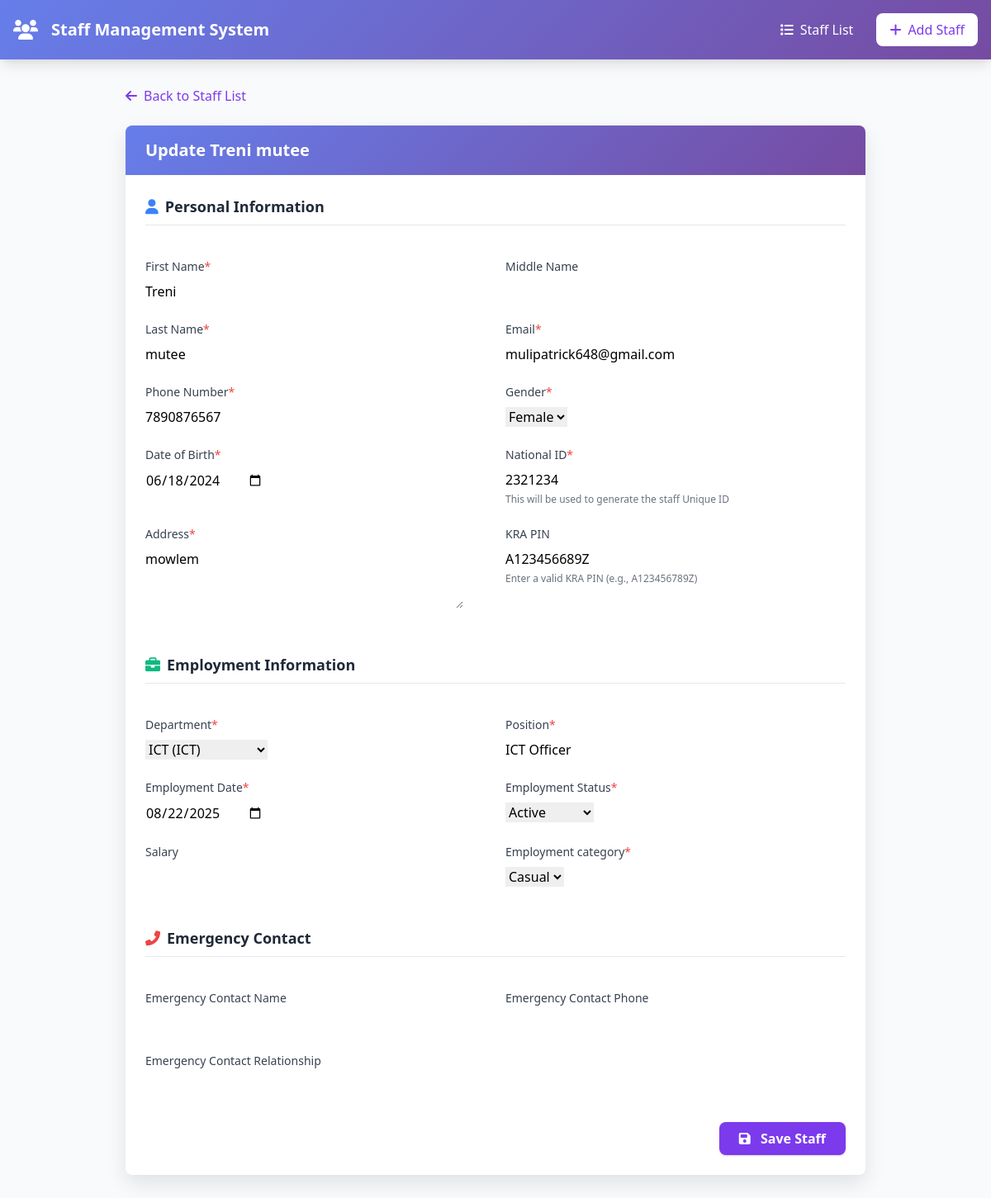
The app's page /MLKH23212342025/update/ (signed in) with its own data.
### core/models.py (models this page shows, shortened)
class Staff(models.Model):
    GENDER_CHOICES = [
        ('M', 'Male'),
        ('F', 'Female'),
        ('O', 'Other'),
    ]
    EMPLOYMENT_STATUS_CHOICES = [
        ('ACTIVE', 'Active'),
        ('INACTIVE', 'Inactive'),
        ('TERMINATED', 'Terminated'),
        ('RETIRED', 'Retired'),
    ]
    EMPLOYMENT_CATEGORY_CHOICES = [
        ('LOCUM', 'Locum'),
        ('CASUAL', 'Casual'),
    ]
    user = models.OneToOneField(User, on_delete=models.CASCADE, null=True, blank=True, verbose_name=_("User Account"))
    first_name = models.CharField(max_length=50, verbose_name=_("First Name"))
    middle_name = models.CharField(max_length=50, blank=True, null=True, verbose_name=_("Middle Name"))
    last_name = models.CharField(max_length=50, verbose_name=_("Last Name"))
    email = models.EmailField(unique=True, verbose_name=_("Email"))
    phone = models.CharField(max_length=15, verbose_name=_("Phone Number"))
    gender = models.CharField(max_length=1, choices=GENDER_CHOICES, verbose_name=_("Gender"))
    date_of_birth = models.DateField(verbose_name=_("Date of Birth"))
    national_id = models.CharField(max_length=20, unique=True, verbose_name=_("National ID"))
    address = models.TextField(verbose_name=_("Address"))
    department = models.ForeignKey(Department, on_delete=models.CASCADE, related_name='staff_members', verbose_name=_("Department"))
    position = models.CharField(max_length=100, verbose_name=_("Position"))
    employment_date = models.DateField(verbose_name=_("Employment Date"))
    employment_status = models.CharField(
        max_length=20,
        choices=EMPLOYMENT_STATUS_CHOICES,
        default='ACTIVE',
        verbose_name=_("Employment Status")
    )
    employment_category = models.CharField(max_length=20, choices=EMPLOYMENT_CATEGORY_CHOICES)
    salary = models.DecimalField(max_digits=10, decimal_places=2, blank=True, null=True, verbose_name=_("Salary"))
    emergency_contact_name = models.CharField(max_length=100, blank=True, null=True, verbose_name=_("Emergency Contact Name"))
    emergency_contact_phone = models.CharField(max_length=15, blank=True, null=True, verbose_name=_("Emergency Contact Phone"))
    emergency_contact_relationship = models.CharField(max_length=50, blank=True, null=True, verbose_name=_("Emergency Contact Relationship"))
    kra_pin = models.CharField(
        max_length=11,
        unique=True,
        blank=True,
        null=True,
        validators=[RegexValidator(r'^[A-Za-z][0-9]{9}[A-Za-z]$', 'KRA PIN must be 11 characters: 1 letter, 9 digits, 1 letter')],
        verbose_name=_("KRA PIN")
    )
    unique_id = models.CharField(max_length=30, unique=True, editable=False, verbose_name=_("Unique ID"))
    is_admin = models.BooleanField(default=False, verbose_name=_("Is Admin"))
    created_at = models.DateTimeField(auto_now_add=True)
    updated_at = models.DateTimeField(auto_now=True)
    @property
    def full_name(self):
        if self.middle_name:
            return f"{self.first_name} {self.middle_name} {self.last_name}"
        return f"{self.first_name} {self.last_name}"
    class Meta:
        ordering = ['unique_id']
        verbose_name_plural = "Staff"

### core/views.py (the view)
# urls.py: path('<str:unique_id>/update/', views.staff_update, name='staff_update'),
@login_required
@user_passes_test(is_admin)
def staff_update(request, unique_id):
    staff = get_object_or_404(Staff, unique_id=unique_id)
    if request.method == 'POST':
        form = StaffForm(request.POST, instance=staff)
        if form.is_valid():
            form.save()
            messages.success(request, f'Staff member {staff.full_name} updated successfully')
            return redirect('core:staff_detail', unique_id=staff.unique_id)
    else:
        form = StaffForm(instance=staff)
    return render(request, 'staff_form.html', {
        'form': form,
        'staff': staff,
        'title': f'Update {staff.full_name}'
    })

### core/forms.py (shortened to what this page needs)
class StaffForm(forms.ModelForm):
    class Meta:
        model = Staff
        exclude = ['unique_id', 'created_at', 'updated_at']
        widgets = {
            'date_of_birth': forms.DateInput(attrs={'type': 'date'}),
            'employment_date': forms.DateInput(attrs={'type': 'date'}),
            'address': forms.Textarea(attrs={'rows': 3}),
            'gender': forms.Select(),
            'employment_status': forms.Select(),
            'kra_pin': forms.TextInput(attrs={'placeholder': ''}),
        }
    def __init__(self, *args, **kwargs):
        super().__init__(*args, **kwargs)
        self.fields['department'].queryset = Department.objects.all()
        self.fields['employment_date'].initial = timezone.now().date()
        required_fields = [
            'first_name', 'last_name', 'email', 'phone', 'gender',
            'date_of_birth', 'national_id', 'department', 'position',
            'employment_date', 'employment_category'
        ]
        for field in required_fields:
            self.fields[field].required = True

### core/models.py (called while the page is built)
    def __str__(self):
        return f"{self.name} ({self.code})"

### core/views.py (called while the page is built)
def is_admin(user):
    return user.groups.filter(name='Admin').exists()

### templates/staff_form.html (shortened to what this page needs)
{% extends 'base.html' %}
{% block content %}
<div class="container mx-auto px-4 py-8">
    <div class="max-w-4xl mx-auto">
        <div class="flex justify-between items-center mb-6">
            <div class="flex items-center space-x-4">
                <a href="{% url 'core:staff_list' %}" class="text-purple-600 hover:text-purple-800">
                    <i class="fas fa-arrow-left mr-2"></i>Back to Staff List
                </a>
            </div>
        </div>
        <div class="bg-white rounded-lg card-shadow overflow-hidden">
            <div class="gradient-bg text-white px-6 py-4">
                <h3 class="text-xl font-bold">{{ title }}</h3>
            </div>
        <form method="post" class="p-6">
            <div class="grid grid-cols-1 md:grid-cols-2 gap-6">
                <div class="md:col-span-2">
                    <h4 class="text-lg font-semibold text-gray-800 mb-4 flex items-center border-b pb-2">
                        <i class="fas fa-user mr-2 text-blue-500"></i>Personal Information
                    </h4>
                </div>
                <div>
                    <label class="block text-sm font-medium text-gray-700 mb-2">
                        {{ form.first_name.label }}{% if form.first_name.field.required %}<span class="text-red-500">*</span>{% endif %}
                    </label>
                    {{ form.first_name }}
                </div>
                <div>
                    <label class="block text-sm font-medium text-gray-700 mb-2">{{ form.middle_name.label }}</label>
                    {{ form.middle_name }}
                </div>
                <div>
                    <label class="block text-sm font-medium text-gray-700 mb-2">
                        {{ form.last_name.label }}{% if form.last_name.field.required %}<span class="text-red-500">*</span>{% endif %}
                    </label>
                    {{ form.last_name }}
                </div>
                <div>
                    <label class="block text-sm font-medium text-gray-700 mb-2">
                        {{ form.email.label }}{% if form.email.field.required %}<span class="text-red-500">*</span>{% endif %}
                    </label>
                    {{ form.email }}
                </div>
                <div>
                    <label class="block text-sm font-medium text-gray-700 mb-2">
                        {{ form.phone.label }}{% if form.phone.field.required %}<span class="text-red-500">*</span>{% endif %}
                    </label>
                    {{ form.phone }}
                </div>
                <div>
                    <label class="block text-sm font-medium text-gray-700 mb-2">
                        {{ form.gender.label }}{% if form.gender.field.required %}<span class="text-red-500">*</span>{% endif %}
                    </label>
                    {{ form.gender }}
                </div>
                <div>
                    <label class="block text-sm font-medium text-gray-700 mb-2">
                        {{ form.date_of_birth.label }}{% if form.date_of_birth.field.required %}<span class="text-red-500">*</span>{% endif %}
                    </label>
                    {{ form.date_of_birth }}
                </div>
                <div>
                    <label class="block text-sm font-medium text-gray-700 mb-2">
                        {{ form.national_id.label }}{% if form.national_id.field.required %}<span class="text-red-500">*</span>{% endif %}
                    </label>
                    {{ form.national_id }}
                    <p class="mt-1 text-xs text-gray-500">This will be used to generate the staff Unique ID</p>
                </div>
                <div>
                    <label class="block text-sm font-medium text-gray-700 mb-2">
                        {{ form.address.label }}{% if form.address.field.required %}<span class="text-red-500">*</span>{% endif %}
                    </label>
                    {{ form.address }}
                </div>
                <div>
                    <label class="block text-sm font-medium text-gray-700 mb-2">
                        {{ form.kra_pin.label }}{% if form.kra_pin.field.required %}<span class="text-red-500">*</span>{% endif %}
                    </label>
                    {{ form.kra_pin }}
                    <p class="mt-1 text-xs text-gray-500">Enter a valid KRA PIN (e.g., A123456789Z)</p>
                </div>
                <div class="md:col-span-2 mt-6">
                    <h4 class="text-lg font-semibold text-gray-800 mb-4 flex items-center border-b pb-2">
                        <i class="fas fa-briefcase mr-2 text-green-500"></i>Employment Information
                    </h4>
                </div>
                <div>
                    <label class="block text-sm font-medium text-gray-700 mb-2">
                        {{ form.department.label }}{% if form.department.field.required %}<span class="text-red-500">*</span>{% endif %}
                    </label>
                    {{ form.department }}
                </div>
                <div>
                    <label class="block text-sm font-medium text-gray-700 mb-2">
                        {{ form.position.label }}{% if form.position.field.required %}<span class="text-red-500">*</span>{% endif %}
                    </label>
                    {{ form.position }}
                </div>
                <div>
                    <label class="block text-sm font-medium text-gray-700 mb-2">
                        {{ form.employment_date.label }}{% if form.employment_date.field.required %}<span class="text-red-500">*</span>{% endif %}
                    </label>
                    {{ form.employment_date }}
                </div>
                <div>
                    <label class="block text-sm font-medium text-gray-700 mb-2">
                        {{ form.employment_status.label }}{% if form.employment_status.field.required %}<span class="text-red-500">*</span>{% endif %}
                    </label>
                    {{ form.employment_status }}
                </div>
                <div>
                    <label class="block text-sm font-medium text-gray-700 mb-2">
                        {{ form.salary.label }}{% if form.salary.field.required %}<span class="text-red-500">*</span>{% endif %}
                    </label>
                    {{ form.salary }}
                </div>
                <div>
                    <label class="block text-sm font-medium text-gray-700 mb-2">
                        {{ form.employment_category.label }}{% if form.employment_category.field.required %}<span class="text-red-500">*</span>{% endif %}
                    </label>
                    {{ form.employment_category }}
                </div>
                <div class="md:col-span-2 mt-6">
                    <h4 class="text-lg font-semibold text-gray-800 mb-4 flex items-center border-b pb-2">
                        <i class="fas fa-phone-alt mr-2 text-red-500"></i>Emergency Contact
                    </h4>
                </div>
                <div>
                    <label class="block text-sm font-medium text-gray-700 mb-2">
                        {{ form.emergency_contact_name.label }}{% if form.emergency_contact_name.field.required %}<span class="text-red-500">*</span>{% endif %}
                    </label>
                    {{ form.emergency_contact_name }}
                </div>
                <div>
                    <label class="block text-sm font-medium text-gray-700 mb-2">
                        {{ form.emergency_contact_phone.label }}{% if form.emergency_contact_phone.field.required %}<span class="text-red-500">*</span>{% endif %}
                    </label>
                    {{ form.emergency_contact_phone }}
                </div>
                <div>
                    <label class="block text-sm font-medium text-gray-700 mb-2">
                        {{ form.emergency_contact_relationship.label }}{% if form.emergency_contact_relationship.field.required %}<span class="text-red-500">*</span>{% endif %}
                    </label>
                    {{ form.emergency_contact_relationship }}
                </div>
            </div>
            <div class="mt-8 flex justify-end">
                <button type="submit" class="bg-purple-600 hover:bg-purple-700 text-white font-semibold px-6 py-2 rounded-lg shadow">
                    <i class="fas fa-save mr-2"></i> Save Staff
                </button>
            </div>
        </form>
        </div>
    </div>
</div>
{% endblock %}

### templates/base.html (style rules this page uses)
.gradient-bg { background: linear-gradient(135deg, #667eea 0%, #764ba2 100%); }
.card-shadow { box-shadow: 0 10px 25px rgba(0,0,0,0.1); }

### records on screen
Staff: first_name "Treni", last_name "mutee", email "mulipatrick648@gmail.com", phone "7890876567", gender "Female", date_of_birth "06/18/2024", national_id "2321234", address "mowlem", kra_pin "A123456689Z", department "ICT (ICT)", position "ICT Officer", employment_date "08/22/2025", employment_status "Active", employment_category "Casual"

### other values on screen
{{ title }} "Update Treni mutee"
